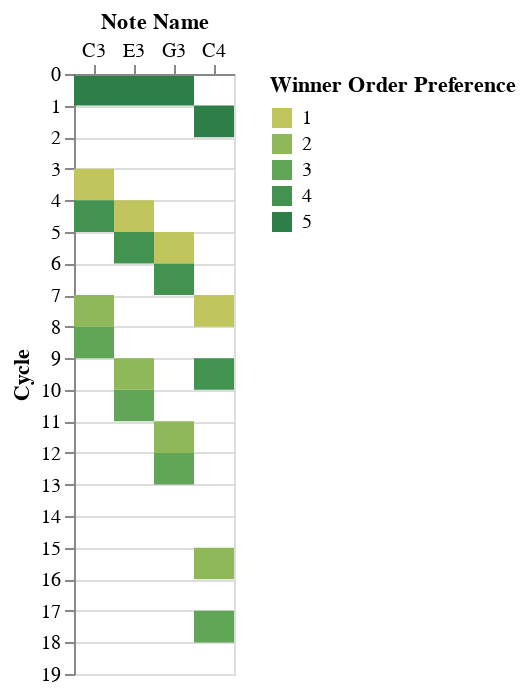

Source (notebook cell):
### Code cell
chart_rect_win = alt.Chart(ext_win).mark_rect().encode(
    x=alt.X('note_name',
            axis=alt.Axis(orient='top',title='Note Name', labelAngle=0),
            sort=note_names),
    y=alt.Y('cycle_or_t',
             scale=alt.Scale(domain=[0,19],reverse=True),
             axis=alt.Axis(title='Cycle', tickCount=20,)),
    y2='cycle_or_t_end',
    color=alt.Color('winner_num:O',title='Winner Order Preference', scale=alt.Scale(scheme='goldgreen'))
)
chart_rect_win

### Figure 1 — Vega-Lite specification as saved in the notebook (floating-point values rounded to 4 significant figures)
{"config": {"view": {"continuousWidth": 300, "continuousHeight": 300}}, "data": {"name": "data-c74e9d03afe149f45709b26643044e1e"}, "mark": {"type": "rect"}, "encoding": {"color": {"field": "winner_num", "scale": {"scheme": "goldgreen"}, "title": "Winner Order Preference", "type": "ordinal"}, "x": {"axis": {"labelAngle": 0, "orient": "top", "title": "Note Name"}, "field": "note_name", "sort": ["C3", "E3", "G3", "C4"], "type": "nominal"}, "y": {"axis": {"tickCount": 20, "title": "Cycle"}, "field": "cycle_or_t", "scale": {"domain": [0, 19], "reverse": true}, "type": "quantitative"}, "y2": {"field": "cycle_or_t_end"}}, "$schema": "https://vega.github.io/schema/vega-lite/v5.20.1.json", "datasets": {"data-c74e9d03afe149f45709b26643044e1e": [{"note_name": "C3", "t_values": 0.03058, "cycle_or_t": 3.0, "winner_num": 1, "cycle_or_t_end": 4.0}, {"note_name": "E3", "t_values": 0.03034, "cycle_or_t": 4.0, "winner_num": 1, "cycle_or_t_end": 5.0}, {"note_name": "G3", "t_values": 0.03061, "cycle_or_t": 5.0, "winner_num": 1, "cycle_or_t_end": 6.0}, {"note_name": "C4", "t_values": 0.03058, "cycle_or_t": 7.0, "winner_num": 1, "cycle_or_t_end": 8.0}, {"note_name": "C3", "t_values": 0.06116, "cycle_or_t": 7.0, "winner_num": 2, "cycle_or_t_end": 8.0}, {"note_name": "E3", "t_values": 0.06067, "cycle_or_t": 9.0, "winner_num": 2, "cycle_or_t_end": 10.0}, {"note_name": "G3", "t_values": 0.06123, "cycle_or_t": 11.0, "winner_num": 2, "cycle_or_t_end": 12.0}, {"note_name": "C4", "t_values": 0.06116, "cycle_or_t": 15.0, "winner_num": 2, "cycle_or_t_end": 16.0}, {"note_name": "C3", "t_values": 0.0688, "cycle_or_t": 8.0, "winner_num": 3, "cycle_or_t_end": 9.0}, {"note_name": "E3", "t_values": 0.06674, "cycle_or_t": 10.0, "winner_num": 3, "cycle_or_t_end": 11.0}, {"note_name": "G3", "t_values": 0.06633, "cycle_or_t": 12.0, "winner_num": 3, "cycle_or_t_end": 13.0}, {"note_name": "C4", "t_values": 0.0688, "cycle_or_t": 17.0, "winner_num": 3, "cycle_or_t_end": 18.0}, {"note_name": "C3", "t_values": 0.03822, "cycle_or_t": 4.0, "winner_num": 4, "cycle_or_t_end": 5.0}, {"note_name": "E3", "t_values": 0.0364, "cycle_or_t": 5.0, "winner_num": 4, "cycle_or_t_end": 6.0}, {"note_name": "G3", "t_values": 0.03571, "cycle_or_t": 6.0, "winner_num": 4, "cycle_or_t_end": 7.0}, {"note_name": "C4", "t_values": 0.03822, "cycle_or_t": 9.0, "winner_num": 4, "cycle_or_t_end": 10.0}, {"note_name": "C3", "t_values": 0.007645, "cycle_or_t": 0.0, "winner_num": 5, "cycle_or_t_end": 1.0}, {"note_name": "E3", "t_values": 0.006067, "cycle_or_t": 0.0, "winner_num": 5, "cycle_or_t_end": 1.0}, {"note_name": "G3", "t_values": 0.005102, "cycle_or_t": 0.0, "winner_num": 5, "cycle_or_t_end": 1.0}, {"note_name": "C4", "t_values": 0.007645, "cycle_or_t": 1.0, "winner_num": 5, "cycle_or_t_end": 2.0}]}}
